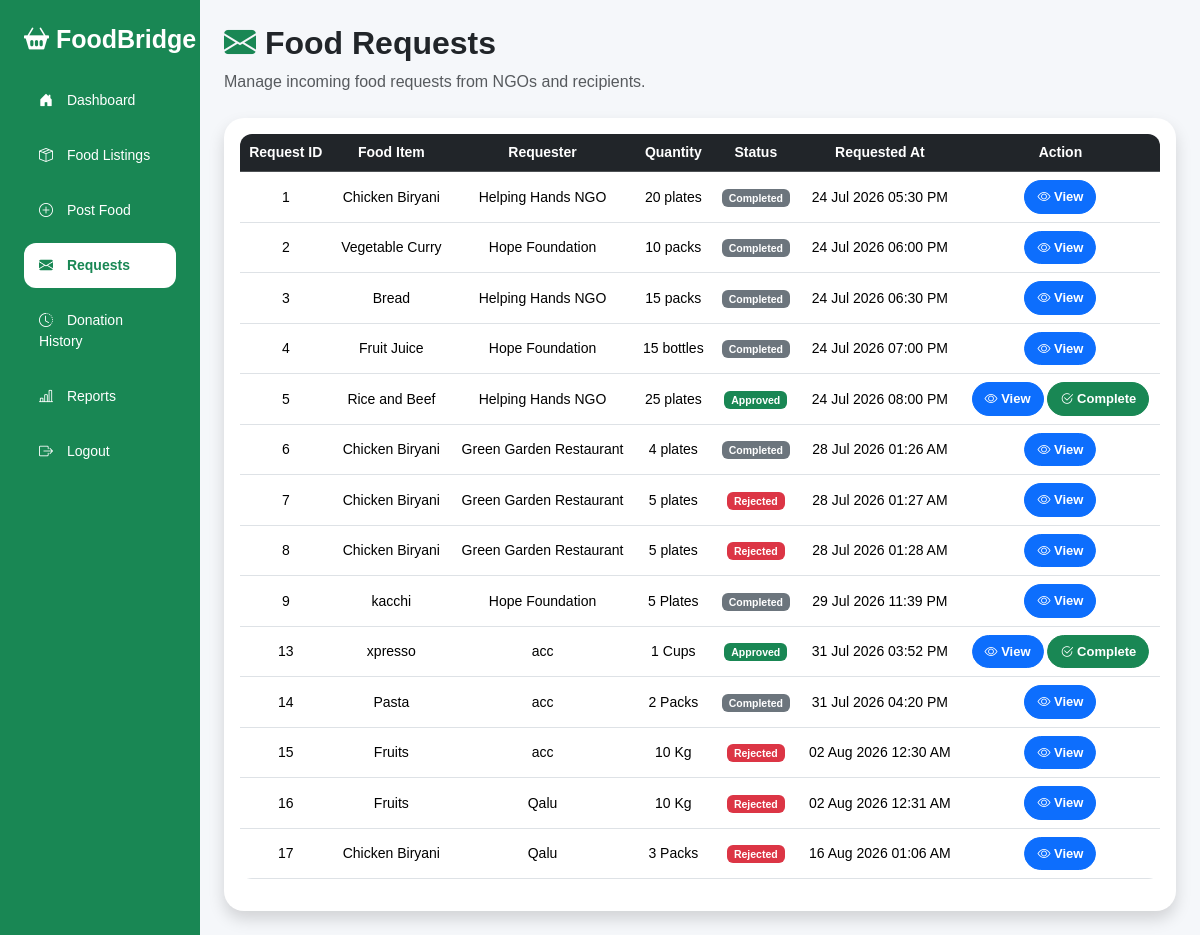
Screenshot of /FoodBridge_PHP/request-food.php (signed in) with the database file from the repository.
### tables this page shows
CREATE TABLE `request` (
  `Request_ID` int(11) NOT NULL,
  `listing_id` int(11) NOT NULL,
  `requester_id` int(11) NOT NULL,
  `Requested_Quantity` int(11) NOT NULL,
  `request_status` varchar(30) NOT NULL,
  `requested_at` datetime NOT NULL,
  `responded_at` datetime DEFAULT NULL
);

CREATE TABLE `food_listing` (
  `listing_ID` int(11) NOT NULL,
  `donor_id` int(11) NOT NULL,
  `Food_Name` varchar(50) NOT NULL,
  `description` varchar(200) DEFAULT NULL,
  `quantity` int(11) NOT NULL,
  `unit` varchar(30) NOT NULL,
  `location` varchar(200) NOT NULL,
  `expiry_time` datetime NOT NULL,
  `status` varchar(30) NOT NULL,
  `created_at` datetime NOT NULL,
  `updated_at` datetime DEFAULT NULL
);

CREATE TABLE `user` (
  `user_id` int(11) NOT NULL,
  `full_name` varchar(50) NOT NULL,
  `email` varchar(40) NOT NULL,
  `password` varchar(8) NOT NULL,
  `phone` varchar(20) DEFAULT NULL,
  `role` varchar(20) NOT NULL,
  `address` varchar(200) DEFAULT NULL,
  `created_at` datetime NOT NULL
);

### FoodBridge_PHP/request-food.php (the view, shortened to what this page needs)
<?php
include("config.php");
$sql = "
SELECT
    r.*,
    f.Food_Name,
    f.unit,
    u.full_name
FROM REQUEST r
JOIN FOOD_LISTING f
ON r.listing_id = f.listing_ID
JOIN USER u
ON r.requester_id = u.user_id
ORDER BY r.Request_ID ASC
";
$result = mysqli_query($conn,$sql);
?>
<!DOCTYPE html>
<html lang="en">
<head>
    <link href="https://cdn.jsdelivr.net/npm/bootstrap@5.3.7/dist/css/bootstrap.min.css" rel="stylesheet">
    <link rel="stylesheet"
        href="https://cdn.jsdelivr.net/npm/bootstrap-icons@1.13.1/font/bootstrap-icons.min.css">
    <link rel="stylesheet" href="css/style.css">
</head>
<body>
<div class="container-fluid">
<div class="row">
<div class="col-md-3 col-lg-2 sidebar p-4">
<h3 class="text-white mb-4 sidebar-title">
    <i class="bi bi-basket2-fill"></i> FoodBridge
</h3>
<a href="dashboard.php">
<i class="bi bi-house-door-fill"></i>
Dashboard
</a>
<a href="food-listings.php">
<i class="bi bi-box-seam"></i>
Food Listings
</a>
<a href="post-food.php">
<i class="bi bi-plus-circle"></i>
Post Food
</a>
<a href="request-food.php" class="active">
<i class="bi bi-envelope-fill"></i>
Requests
</a>
<a href="donation-history.php">
<i class="bi bi-clock-history"></i>
Donation History
</a>
                <a href="report.php">
                    <i class="bi bi-bar-chart-line"></i> Reports
                </a>
<a href="logout.php">
<i class="bi bi-box-arrow-right"></i>
Logout
</a>
</div>
<div class="col-md-9 col-lg-10 p-4">
<h2 class="fw-bold">
<i class="bi bi-envelope-fill text-success"></i>
Food Requests
</h2>
<p class="text-muted">
Manage incoming food requests from NGOs and recipients.
</p>
<div class="card shadow border-0 mt-4">
<div class="card-body">
<div class="table-responsive">
<table class="table table-hover align-middle">
<thead class="table-dark">
<tr>
<th>Request ID</th>
<th>Food Item</th>
<th>Requester</th>
<th>Quantity</th>
<th>Status</th>
<th>Requested At</th>
<th>Action</th>
</tr>
</thead>
<tbody>
<?php
while($row = mysqli_fetch_assoc($result))
{
?>
<tr>
    <td><?php echo $row['Request_ID']; ?></td>
    <td><?php echo $row['Food_Name']; ?></td>
    <td><?php echo $row['full_name']; ?></td>
    <td>
        <?php echo $row['Requested_Quantity']; ?>
        <?php echo $row['unit']; ?>
    </td>
    <td>
<?php
$status = $row['request_status'];
if($status=="Pending")
{
    $badge="warning text-dark";
}
elseif($status=="Approved")
{
    $badge="success";
}
elseif($status=="Rejected")
{
    $badge="danger";
}
else
{
    $badge="secondary";
}
?>
<span class="badge bg-<?php echo explode(" ",$badge)[0]; ?> <?php if(str_contains($badge,"text-dark")) echo "text-dark"; ?>">
    <?php echo $status; ?>
</span>
    </td>
    <td>
        <?php echo date("d M Y h:i A",strtotime($row['requested_at'])); ?>
    </td>
    <td>
<?php
if($status=="Pending")
{
?>
<a href="approve-request.php?id=<?php echo $row['Request_ID']; ?>" class="btn btn-success btn-sm">
<i class="bi bi-check-lg"></i>
    Approve
</a>
<a href="reject-request.php?id=<?php echo $row['Request_ID']; ?>"
   class="btn btn-danger btn-sm">
    <i class="bi bi-x-lg"></i>
    Reject
</a>
<?php
}
else
{
?>
<a href="view-request.php?id=<?php echo $row['Request_ID']; ?>"
class="btn btn-primary btn-sm">
<i class="bi bi-eye"></i>
View
</a>
<?php
if($status=="Approved")
{
?>
<a href="complete-donation.php?id=<?php echo $row['Request_ID']; ?>"
class="btn btn-success btn-sm"
onclick="return confirm('Mark this donation as completed?');">
<i class="bi bi-check2-circle"></i>
Complete
</a>
<?php
}
?>
<?php
}
?>
    </td>
</tr>
<?php
}
?>
</tbody>
</table>
</div>
</div>
</div>
</div>
</div>
</div>
</body>
</html>

### FoodBridge_PHP/css/style.css (style rules this page uses)
body { font-family: Arial, Helvetica, sans-serif; background-color: #f8f9fa; }
.card { transition: 0.3s; }
.btn { border-radius: 30px; padding: 10px 25px; }
.card { border-radius: 20px; }
.btn { border-radius: 30px; padding: 10px; font-weight: 600; }
h1,h2,h3 { font-weight: 700; }
.sidebar { background: #198754; min-height: 100vh; position: sticky; top: 0; }
.sidebar h3 { font-weight: 700; margin-bottom: 30px; }
.sidebar a { display: block; color: white; text-decoration: none; padding: 12px 15px; margin-bottom: 10px; border-radius: 12px; transition: all 0.3s ease; font-size: 14px; }
.sidebar a i { margin-right: 10px; }
.sidebar a.active { background: white; color: #198754; font-weight: bold; white-space: nowrap; }
.table { border-radius: 12px; overflow: hidden; }
.table tbody tr { transition: 0.25s; }
.btn { transition: 0.3s; }
body { background: #f5f7fa; }
.table { font-size: 14px; }
.table th, .table td { text-align: center; vertical-align: middle; }
.table .btn { font-size: 13px; padding: 6px 12px; }
.sidebar-title { white-space: nowrap; font-size: 25px; }

### rows the page displays
request: Request_ID "1", listing.Food_Name "Chicken Biryani", requester.full_name "Helping Hands NGO", Requested_Quantity "20", listing.unit "plates", request_status "Completed", requested_at "24 Jul 2026 05:30 PM"
request: Request_ID "2", listing.Food_Name "Vegetable Curry", requester.full_name "Hope Foundation", Requested_Quantity "10", listing.unit "packs", request_status "Completed", requested_at "24 Jul 2026 06:00 PM"
request: Request_ID "3", listing.Food_Name "Bread", requester.full_name "Helping Hands NGO", Requested_Quantity "15", listing.unit "packs", request_status "Completed", requested_at "24 Jul 2026 06:30 PM"
request: Request_ID "4", listing.Food_Name "Fruit Juice", requester.full_name "Hope Foundation", Requested_Quantity "15", listing.unit "bottles", request_status "Completed", requested_at "24 Jul 2026 07:00 PM"
request: Request_ID "5", listing.Food_Name "Rice and Beef", requester.full_name "Helping Hands NGO", Requested_Quantity "25", listing.unit "plates", request_status "Approved", requested_at "24 Jul 2026 08:00 PM"
request: Request_ID "6", listing.Food_Name "Chicken Biryani", requester.full_name "Green Garden Restaurant", Requested_Quantity "4", listing.unit "plates", request_status "Completed", requested_at "28 Jul 2026 01:26 AM"
request: Request_ID "7", listing.Food_Name "Chicken Biryani", requester.full_name "Green Garden Restaurant", Requested_Quantity "5", listing.unit "plates", request_status "Rejected", requested_at "28 Jul 2026 01:27 AM"
request: Request_ID "8", listing.Food_Name "Chicken Biryani", requester.full_name "Green Garden Restaurant", Requested_Quantity "5", listing.unit "plates", request_status "Rejected", requested_at "28 Jul 2026 01:28 AM"
request: Request_ID "9", listing.Food_Name "kacchi", requester.full_name "Hope Foundation", Requested_Quantity "5", listing.unit "Plates", request_status "Completed", requested_at "29 Jul 2026 11:39 PM"
request: Request_ID "13", listing.Food_Name "xpresso", requester.full_name "acc", Requested_Quantity "1", listing.unit "Cups", request_status "Approved", requested_at "31 Jul 2026 03:52 PM"
request: Request_ID "14", listing.Food_Name "Pasta", requester.full_name "acc", Requested_Quantity "2", listing.unit "Packs", request_status "Completed", requested_at "31 Jul 2026 04:20 PM"
request: Request_ID "15", listing.Food_Name "Fruits", requester.full_name "acc", Requested_Quantity "10", listing.unit "Kg", request_status "Rejected", requested_at "02 Aug 2026 12:30 AM"
request: Request_ID "16", listing.Food_Name "Fruits", requester.full_name "Qalu", Requested_Quantity "10", listing.unit "Kg", request_status "Rejected", requested_at "02 Aug 2026 12:31 AM"
request: Request_ID "17", listing.Food_Name "Chicken Biryani", requester.full_name "Qalu", Requested_Quantity "3", listing.unit "Packs", request_status "Rejected", requested_at "16 Aug 2026 01:06 AM"
